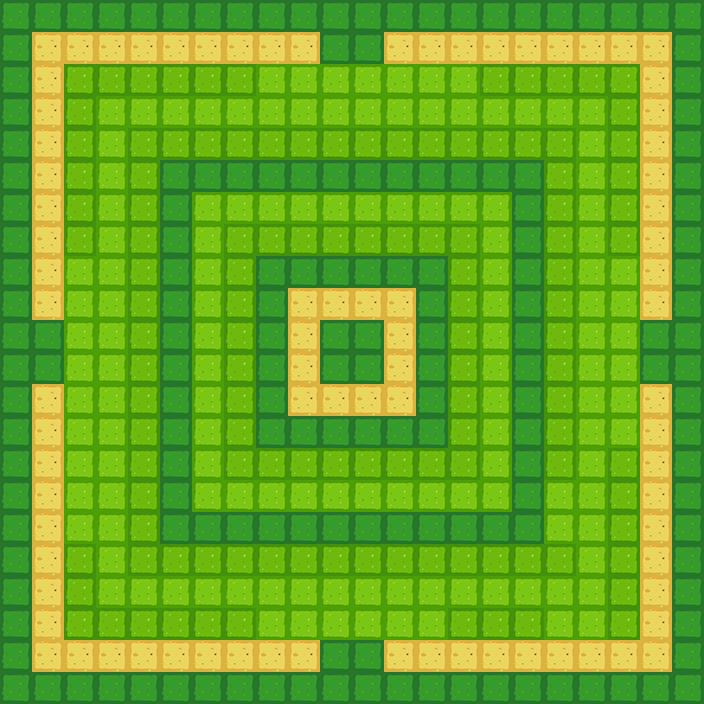

This game map was drawn from its Tiled (.tmx) file and the tilesets committed beside it. A one-line description and the trimmed map source follow:
An orthogonal 22x22 tile map with 32x32 px tiles, 1 tile layer (Capa de Patrones 1).

<map version="1.0" orientation="orthogonal" renderorder="right-down" width="22" height="22" tilewidth="32" tileheight="32" nextobjectid="1">
 <tileset firstgid="1" name="tileset" tilewidth="32" tileheight="32" tilecount="9" columns="3">
  <image source="tileset.png" width="100" height="100" />
 </tileset>
 <layer name="Capa de Patrones 1" width="22" height="22">
  <data>[484 cells, 484 non-empty, 4 distinct tile ids]</data>
 </layer>
</map>